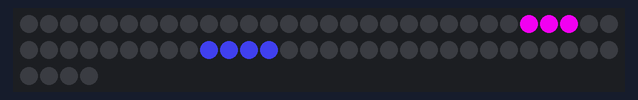
Recording of a sketch running on a simulated Arduino Uno, built with avr-gcc and run on an emulated ATmega328P. On the bench: 64 RGB LEDs in strip order, left to right, continuing on the next row. The local clock reads 2024-03-15 10:24:30 at power-on unless the sketch sets it; what the sketch prints to the serial monitor is not drawn.

Above: at 0.2 s.

The sketch:

sketch_nov16a.ino
```cpp
#include <FastLED.h>
#define NUM_LEDS 60
#define DATA_PIN 2
#define COLOR_ORDER GRB
#define CHIPSET WS2812B
#define BRIGHTNESS 210
#define VOLTS 5
#define MAX_AMPS 500
// define parameters for the project
#define MATRIX_WIDTH 53                 // width of LED matirx
#define MATRIX_HEIGHT 1                 // height of LED matrix + additional row for minute leds
#define EE_ADDRESS_TIME 10              // eeprom address for time value (persist values during power off)
#define EE_ADDRESS_COLOR 20             // eeprom address for color value (persist values during power off)
#define UPPER_LIGHT_THRSH 930           // upper threshold for lightsensor (above this value brightness is always 20%)
#define LOWER_LIGHT_THRSH 800           // lower threshold for lightsensor (below this value brightness is always 100%)
#define CENTER_ROW (MATRIX_WIDTH / 2)   // id of center row
#define CENTER_COL (MATRIX_HEIGHT / 2)  // id of center column
#include "RTClib.h"                     //https://github.com/adafruit/RTClib
#include <TimeLib.h>
#include <EEPROM.h>

RTC_DS3231 rtc;
// Params for width and height
const uint8_t kMatrixWidth = 8;
const uint8_t kMatrixHeight = 8;

// Param for different pixel layouts
const bool kMatrixSerpentineLayout = true;
const bool kMatrixVertical = false;
// Set 'kMatrixSerpentineLayout' to false if your pixels are
// laid out all running the same way, like this:
//
//     0 >  1 >  2 >  3 >  4
//                         |
//     .----<----<----<----'
//     |
//     5 >  6 >  7 >  8 >  9
//                         |
//     .----<----<----<----'
//     |
//    10 > 11 > 12 > 13 > 14
//                         |
//     .----<----<----<----'
//     |
//    15 > 16 > 17 > 18 > 19
//
// Set 'kMatrixSerpentineLayout' to true if your pixels are
// laid out back-and-forth, like this:
//
//     0 >  1 >  2 >  3 >  4
//                         |
//                         |
//     9 <  8 <  7 <  6 <  5
//     |
//     |
//    10 > 11 > 12 > 13 > 14
//                        |
//                        |
//    19 < 18 < 17 < 16 < 15

uint16_t XY(uint8_t x, uint8_t y) {
  uint16_t i;

  if (kMatrixSerpentineLayout == false) {
    if (kMatrixVertical == false) {
      i = (y * kMatrixWidth) + x;
    } else {
      i = kMatrixHeight * (kMatrixWidth - (x + 1)) + y;
    }
  }

  if (kMatrixSerpentineLayout == true) {
    if (kMatrixVertical == false) {
      if (y & 0x01) {
        // Odd rows run backwards
        uint8_t reverseX = (kMatrixWidth - 1) - x;
        i = (y * kMatrixWidth) + reverseX;
      } else {
        // Even rows run forwards
        i = (y * kMatrixWidth) + x;
      }
    } else {  // vertical positioning
      if (x & 0x01) {
        i = kMatrixHeight * (kMatrixWidth - (x + 1)) + y;
      } else {
        i = kMatrixHeight * (kMatrixWidth - x) - (y + 1);
      }
    }
  }

  return i;
}

// constants
#define NUM_LEDS (kMatrixWidth * kMatrixHeight)
CRGB leds_plus_safety_pixel[NUM_LEDS + 1];
CRGB* const leds(leds_plus_safety_pixel + 1);
// you can use this if this works for you but I needed different colors for each word.
// const CRGB colors[] = {
//   CRGB::White,
//   CRGB::Yellow,
//   CRGB::Magenta,
//   CRGB::Gray,
//   CRGB::Red,
//   CRGB::Blue
// };

uint8_t readGrid(uint8_t x, uint8_t y) {
  uint16_t index = XY(x, y);
  if (index >= 0 && index < NUM_LEDS) {
    return (leds[index] != CRGB::Black);  // Returns 1 if the pixel is not black, 0 otherwise
  }
  return 0;  // Default to off for out-of-bounds
}
void drawOnMatrix() {
  for (int z = 0; z < MATRIX_HEIGHT; z++) {
    for (int s = 0; s < MATRIX_WIDTH; s++) {
      if (readGrid(s, z) != 0) {  // Check if the grid cell is active
        Serial.print("1 ");
        // Check if the current LED is part of "diba'iganed"
        if ((s >= 39) && (s <= 42)) {
          leds[XY(s, z)] = CRGB(66, 66, 245) ;  // Set "diba'iganed" to blue
        } else if ((s >= 28) && (s <= 31)) {
           leds[XY(s, z)] = CRGB(245, 173, 66);  // Set "ashi-aabita" to yellow

        } else {
          leds[XY(s, z)] = CRGB::Magenta;  // set the actual clock word to be magenta
        }

      } else {
        Serial.print("0 ");
        leds[XY(s, z)] = CRGB::Black;  // Turn off the LED for inactive cells
      }
    }
    Serial.println();
  }
  FastLED.show();  // Update the LEDs after drawing
}


void drawPixel(int x, int y, CRGB color) {
  int index = XY(x, y);
  if (index >= 0 && index < NUM_LEDS) {
    leds[index] = color;
  }
}

void clearMatrix() {
  FastLED.clear();
}

void showMatrix() {
  FastLED.show();
}

void drawCircleOnMatrix(int offset) {
  for (int r = 0; r < MATRIX_HEIGHT; r++) {
    for (int c = 0; c < MATRIX_WIDTH; c++) {
      int angle = ((int)((atan2(r - CENTER_ROW, c - CENTER_COL) * (180 / M_PI)) + 180) % 360);
      int hue = (int)(angle * 255.0 / 360 + offset) % 256;
      drawPixel(c, r, CHSV(hue, 255, 255));  // Use HSV for a smooth color wheel
    }
  }
}

uint16_t XYsafe(uint8_t x, uint8_t y) {
  if (x >= kMatrixWidth) return -1;
  if (y >= kMatrixHeight) return -1;
  return XY(x, y);
}


void loop() {
  uint32_t ms = millis();
  FastLED.clear();


  // Convert time to grid representation
  DateTime rtctime = rtc.now();
  Serial.println("converted time");
  uint8_t global_hour = rtctime.hour();
  timeToArray(rtctime.hour(), rtctime.minute(), global_hour);
  // Draw time
  drawOnMatrix();

  // Show updates on LEDs
  FastLED.show();

  delay(500);  // Adjust for your refresh rate
  FastLED.show();
}

void DrawOneFrame(byte startHue8, int8_t yHueDelta8, int8_t xHueDelta8) {
  byte lineStartHue = startHue8;
  for (byte y = 0; y < kMatrixHeight; y++) {
    lineStartHue += yHueDelta8;
    byte pixelHue = lineStartHue;
    for (byte x = 0; x < kMatrixWidth; x++) {
      pixelHue += xHueDelta8;
      leds[XY(x, y)] = CHSV(pixelHue, 255, 255);
    }
  }
}

void setup() {
  // enable serial output
  Serial.begin(9600);
  Serial.println(F(__TIME__));
  FastLED.addLeds<CHIPSET, DATA_PIN, COLOR_ORDER>(leds, NUM_LEDS);
  FastLED.setMaxPowerInVoltsAndMilliamps(VOLTS, MAX_AMPS);
  FastLED.setBrightness(BRIGHTNESS);

  FastLED.clear();
  FastLED.show();
  Serial.println("added Fast LEDs");
  rtc.begin();
  // rtc.adjust(DateTime(F(__DATE__), F(__TIME__)));
  // Initialize the RTC module
  if (!rtc.begin()) {
    Serial.println("RTC not found. Check connections!");
    while (1)
      ;  // Stop here if RTC is not connected
  }

  // Check if the RTC has lost power
  if (rtc.lostPower()) {
    Serial.println("RTC lost power. Setting default time.");
    // Set RTC to compile-time value (you can adjust this as needed)
    rtc.adjust(DateTime(F(__DATE__), F(__TIME__)));
  }
}


// Converts the given time in grid representation
//

void timeToArray(uint8_t hours, uint8_t minutes, uint8_t global_hour) {
  // Clear grid
  fill_solid(leds, NUM_LEDS, CRGB::Black);
  Serial.print("Converting time to array: ");
  Serial.print(hours);
  Serial.print(":");
  Serial.println(minutes);
  Serial.print("diba'iganed");
  leds[XY(39, 0)] = CRGB::Green;
  leds[XY(40, 0)] = CRGB::Green;
  leds[XY(41, 0)] = CRGB::Green;
  leds[XY(42, 0)] = CRGB::Green;

  // Indicator for "half past" (minutes == 30)
  if (minutes >= 30) {
    Serial.println("Half past the hour!");
    Serial.print("ashi-aabita");
    leds[XY(28, 0)] = CRGB::Green;  // Example LED position for "half past"
    leds[XY(29, 0)] = CRGB::Green;
    leds[XY(30, 0)] = CRGB::Green;
    leds[XY(31, 0)] = CRGB::Green;
  }

// night mode after 10 pm, make it very dim
  if (global_hour >= 22) {
    FastLED.setBrightness(20);
  }

  // Convert hours to 12h format
  if (hours >= 12) {
    hours -= 12;
  }
  if (hours == 12) {
    hours = 0;
  }

  Serial.print(hours);

  // Show hours
  switch (hours) {
    case 0:  // Twelve
      Serial.print("ashi-niizho");
      leds[XY(33, 0)] = CRGB::Blue; // niizho
      leds[XY(34, 0)] = CRGB::Blue; // niizho
      leds[XY(38, 0)] = CRGB::Blue; // ashi
      break;
    case 1:  // One
      Serial.print("bezhigo");
      leds[XY(0, 0)] = CRGB::Blue;
      leds[XY(1, 0)] = CRGB::Blue;
      leds[XY(2, 0)] = CRGB::Blue;
      break;
    case 2:  // Two
      Serial.print("niizho");
      leds[XY(3, 0)] = CRGB::Blue;
      leds[XY(4, 0)] = CRGB::Blue;
      break;
    case 3:  // Three
      Serial.print("niso");
      leds[XY(5, 0)] = CRGB::Blue;
      leds[XY(6, 0)] = CRGB::Blue;
      break;
    case 4:  // Four
      Serial.print("niiyo");
      leds[XY(7, 0)] = CRGB::Blue;
      leds[XY(8, 0)] = CRGB::Blue;
      break;
    case 5:  // Five
      Serial.print("naano");
      leds[XY(9, 0)] = CRGB::Blue;
      leds[XY(10, 0)] = CRGB::Blue;
      break;
    case 6:  // Six
      Serial.print("ingodwaaso");
      leds[XY(11, 0)] = CRGB::Blue;
      leds[XY(12, 0)] = CRGB::Blue;
      leds[XY(13, 0)] = CRGB::Blue;
      break;
    case 7:  // Seven
      Serial.print("niizhwaaso");
      leds[XY(14, 0)] = CRGB::Blue;
      leds[XY(15, 0)] = CRGB::Blue;
      leds[XY(16, 0)] = CRGB::Blue;
      leds[XY(17, 0)] = CRGB::Blue;
      break;
    case 8:  // Eight
      Serial.print("nishwaaso");
      leds[XY(18, 0)] = CRGB::Blue;
      leds[XY(19, 0)] = CRGB::Blue;
      leds[XY(20, 0)] = CRGB::Blue;
      break;
    case 9:  // Nine
      Serial.print("zhaangaso");
      leds[XY(21, 0)] = CRGB::Blue;
      leds[XY(22, 0)] = CRGB::Blue;
      leds[XY(23, 0)] = CRGB::Blue;
      leds[XY(24, 0)] = CRGB::Blue;
      break;
    case 10:  // Ten
      Serial.print("midaaso");
      leds[XY(25, 0)] = CRGB::Blue;
      leds[XY(26, 0)] = CRGB::Blue;
      leds[XY(27, 0)] = CRGB::Blue;
      break;
    case 11:  // Eleven
      Serial.print("ashi-bezhiigo");
      leds[XY(35, 0)] = CRGB::Blue; // bezhigo
      leds[XY(36, 0)] = CRGB::Blue; // bezhigo
      leds[XY(37, 0)] = CRGB::Blue; // bezhigo
      leds[XY(38, 0)] = CRGB::Blue; // ashi
      break;
  }
  Serial.println();
}
```
